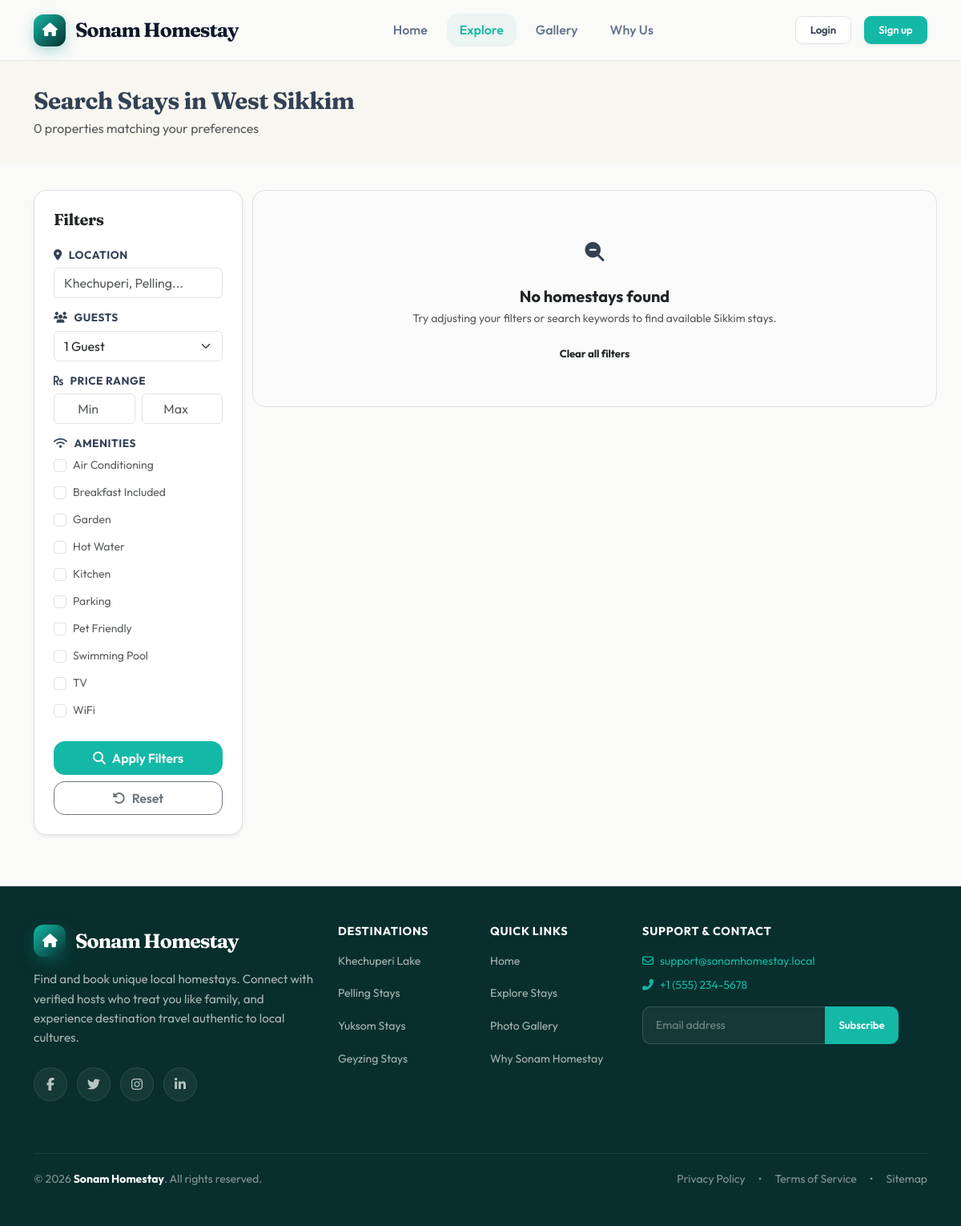
Screenshot of /pages/search.php with the database file from the repository.
### tables this page shows
CREATE TABLE amenities (
    id INT UNSIGNED AUTO_INCREMENT PRIMARY KEY,
    name VARCHAR(100) NOT NULL,
    icon VARCHAR(50) DEFAULT 'fa-check',
    category VARCHAR(50) DEFAULT 'general'
);

### includes/functions.php (called while the page is built, shortened)
<?php
function e($text)
{
    return htmlspecialchars($text ?? '', ENT_QUOTES, 'UTF-8');
}

### pages/search.php (the view, shortened to what this page needs)
<?php
require_once __DIR__ . '/../includes/functions.php';
$location = trim($_GET['location'] ?? '');
$guests = max(1, (int)($_GET['guests'] ?? 1));
$minPrice = (float)($_GET['min_price'] ?? 0);
$maxPrice = (float)($_GET['max_price'] ?? 0);
$selectedAmenities = $_GET['amenity'] ?? [];
$page = max(1, (int)($_GET['page'] ?? 1));
$perPage = ITEMS_PER_PAGE;
$where = 'h.is_active = 1';
$params = [];
if ($guests > 0) {
    $where .= ' AND EXISTS (SELECT 1 FROM rooms r WHERE r.homestay_id = h.id AND r.is_active = 1 AND r.max_guests >= ?)';
    $params[] = $guests;
}
$countStmt = $conn->prepare("SELECT COUNT(*) FROM homestays h WHERE $where");
$countStmt->execute($params);
$total = (int)$countStmt->fetchColumn();
$offset = ($page - 1) * $perPage;
$sql = "SELECT h.*,
        (SELECT MIN(price_per_night) FROM rooms WHERE homestay_id = h.id AND is_active = 1) AS min_price,
        (SELECT AVG(rating) FROM reviews WHERE homestay_id = h.id AND is_approved = 1) AS avg_rating
        FROM homestays h
        WHERE $where
        ORDER BY h.created_at DESC
        LIMIT $perPage OFFSET $offset";
$stmt = $conn->prepare($sql);
$stmt->execute($params);
$results = $stmt->fetchAll();
$amenities = $conn->query('SELECT * FROM amenities ORDER BY name')->fetchAll();
require __DIR__ . '/../includes/header.php';
?>
<div class="page-header-bar animate__animated animate__fadeIn">
    <div class="container">
        <h1 class="display-font fw-bold text-teal-deep mb-1">Search Stays in West Sikkim</h1>
        <p class="text-muted mb-0"><?= $total ?> properties matching your preferences</p>
    </div>
</div>
<div class="container pb-5 animate__animated animate__fadeIn animate__delay-1s">
    <div class="row g-4">
        <div class="col-lg-3">
            <form method="GET" class="filter-panel border rounded-4 shadow-sm bg-white p-4">
                <h5 class="fw-bold text-dark mb-4 display-font">Filters</h5>
                <h6 class="text-teal mb-2"><i class="fas fa-map-marker-alt me-2"></i>Location</h6>
                <input type="text" name="location" class="form-control mb-3" placeholder="Khechuperi, Pelling..." value="<?= e($location) ?>">
                <h6 class="text-teal mb-2"><i class="fas fa-users me-2"></i>Guests</h6>
                <select name="guests" class="form-select mb-3">
                    <?php for ($i = 1; $i <= 10; $i++): ?>
                    <option value="<?= $i ?>" <?= $guests == $i ? 'selected' : '' ?>><?= $i ?> Guest<?= $i > 1 ? 's' : '' ?></option>
                    <?php endfor; ?>
                </select>
                <h6 class="text-teal mb-2"><i class="fas fa-rupee-sign me-2"></i>Price Range</h6>
                <div class="row g-2 mb-3">
                    <div class="col-6"><input type="number" name="min_price" class="form-control text-center" placeholder="Min" value="<?= $minPrice ?: '' ?>"></div>
                    <div class="col-6"><input type="number" name="max_price" class="form-control text-center" placeholder="Max" value="<?= $maxPrice ?: '' ?>"></div>
                </div>
                <?php if (!empty($amenities)): ?>
                <h6 class="text-teal mb-2"><i class="fas fa-wifi me-2"></i>Amenities</h6>
                <div class="d-flex flex-column gap-2 mb-4">
                    <?php foreach ($amenities as $a):
                        $checked = in_array($a['id'], $selectedAmenities) ? 'checked' : '';
                    ?>
                    <div class="form-check">
                        <input class="form-check-input" type="checkbox" name="amenity[]" value="<?= (int)$a['id'] ?>" id="am_<?= $a['id'] ?>" <?= $checked ?>>
                        <label class="form-check-label small text-muted" for="am_<?= $a['id'] ?>"><?= e($a['name']) ?></label>
                    </div>
                    <?php endforeach; ?>
                </div>
                <?php endif; ?>
                <button type="submit" class="btn btn-primary btn-teal w-100 mb-2 py-2 fw-semibold"><i class="fas fa-search me-1.5"></i> Apply Filters</button>
                <a href="<?= BASE_URL ?>pages/search.php" class="btn btn-outline-secondary w-100 py-2 fw-semibold"><i class="fas fa-rotate-left me-1.5"></i> Reset</a>
            </form>
        </div>
        <div class="col-lg-9">
            <div class="row g-4">
                <?php if (empty($results)): ?>
                    <div class="col-12 text-center py-5 border rounded-4 bg-light bg-opacity-25 shadow-xs">
                        <div class="d-inline-flex align-items-center justify-content-center bg-teal bg-opacity-10 text-teal rounded-circle mb-3" style="width: 56px; height: 56px;">
                            <i class="fas fa-magnifying-glass-minus fs-4"></i>
                        </div>
                        <h5 class="fw-bold text-dark mb-1">No homestays found</h5>
                        <p class="text-muted small mb-3">Try adjusting your filters or search keywords to find available Sikkim stays.</p>
                        <a href="<?= BASE_URL ?>pages/search.php" class="btn btn-teal btn-sm fw-bold px-3">Clear all filters</a>
                    </div>
                <?php else: foreach ($results as $h): ?>
                    <div class="col-sm-6 col-xl-4"><?= homestay_card($h) ?></div>
                <?php endforeach; endif; ?>
            </div>
        </div>
    </div>
</div>
<?php require __DIR__ . '/../includes/footer.php'; ?>

### rows the page displays
amenities: name "Air Conditioning"
amenities: name "Breakfast Included"
amenities: name "Garden"
amenities: name "Hot Water"
amenities: name "Kitchen"
amenities: name "Parking"
amenities: name "Pet Friendly"
amenities: name "Swimming Pool"
amenities: name "TV"
amenities: name "WiFi"

### other values shown
APP_NAME "Sonam Homestay"
$total "0"
form field guests "1 Guest"
